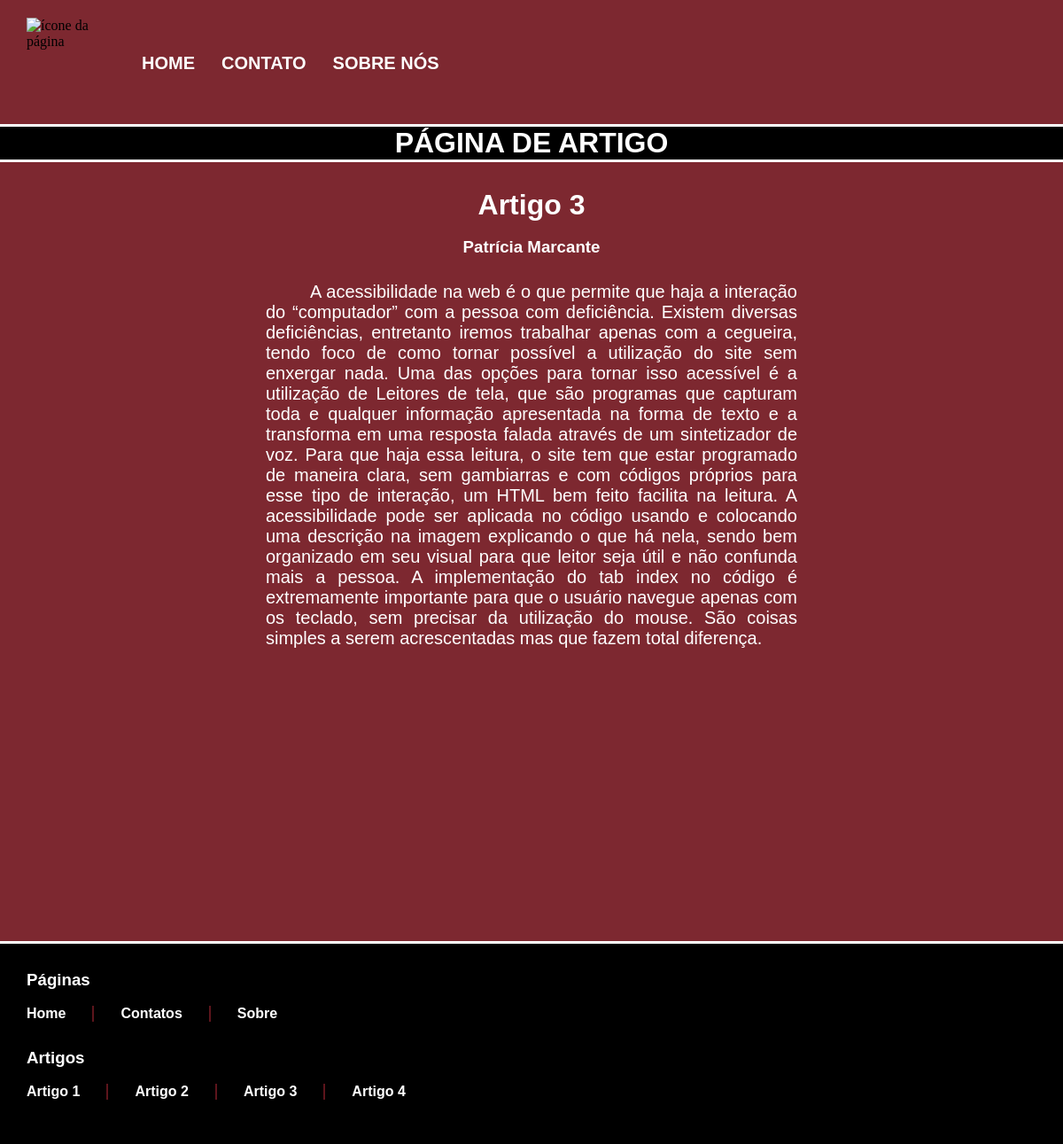
The app's page /artigos.php?cat=3 with its own data.
### tables this page shows
CREATE TABLE `noticias` (
  `NoticiaID` int(11) NOT NULL,
  `Titulo` varchar(255) NOT NULL,
  `Subtitulo` varchar(255) NOT NULL,
  `Noticia` longtext NOT NULL,
  `Imagem` varchar(200) NOT NULL
);

### artigos.php (the view, shortened to what this page needs)
<?php
include_once "Includes/database.php";
include_once "Includes/head.php";
include_once "Includes/header.php";
?>
<main>
<?php
$id = $_REQUEST['cat'];
$sql = "SELECT * FROM noticias WHERE NoticiaID =" . $id;
$resultado = mysqli_query($db,$sql);
?>
<h1 id="titulo-pagina" alt="página de artigo" tabindex="12">PÁGINA DE ARTIGO</h1>
<?php
while ($dado = mysqli_fetch_array($resultado)) {
?>
<h1 title="<?php echo $dado['Titulo'] ?>" id="nome-artigo" tabindex="13" alt="<?php echo $dado['Titulo'] ?>"><?php echo $dado['Titulo']; ?></h1>
<h3 title="<?php echo $dado['Subtitulo'] ?>" id="nome-integrante" tabindex="14" alt="<?php echo $dado['Subtitulo'] ?>"><?php echo $dado['Subtitulo']; ?></h3>
<p title="Texto" id="texto-artigo" tabindex="15" alt="<?php echo $dado['Noticia'] ?>"><?php echo $dado['Noticia']; ?></p>
<?php
}
include_once "Includes/footer.php";
?>

### style.css (style rules this page uses)
* { margin: 0; padding: 0; }
body { background-color: #7D2830; }
main { width: 100%; display: block; float: left; background-color:#7D2830; }
#titulo-pagina { color: white; font-family: Arial, Helvetica, sans-serif; font-weight: bold; text-align: center; display: block; background-color: rgb(0, 0, 0); border-top: 3px solid rgb(255, 255, 255); border-bottom: 3px solid rgb(255, 255, 255); margin-bottom: 30px; }
#nome-artigo { color: white; font-family: Arial, Helvetica, sans-serif; text-align: center; }
#nome-integrante { color: white; font-family: Arial, Helvetica, sans-serif; text-align: center; }
#texto-artigo { text-align: justify; text-indent: 50px; font-size: 20px; color: white; font-family: Arial, Helvetica, sans-serif; margin-left: 25%; margin-right: 25%; margin-top: 10px; }

### records on screen
noticias: Titulo "Artigo 3", Subtitulo "Patrícia Marcante", Noticia "A acessibilidade na web é o que permite que haja a interação do “computador” com a pessoa com deficiência. Existem diversas deficiências, entretanto iremos trabalhar apenas com a cegueira, tendo foco de como tornar possível a utilização do site sem enxergar nada. Uma das opções para tornar isso acessível é a utilização de Leitores de tela, que são programas que capturam toda e qualquer informação apresentada na forma de texto e a transforma em uma resposta falada através de um sintetizador de voz. Para que haja essa leitura, o site tem que estar programado de maneira clara, sem gambiarras e com códigos próprios para esse tipo de interação, um HTML bem feito facilita na leitura. A…"
